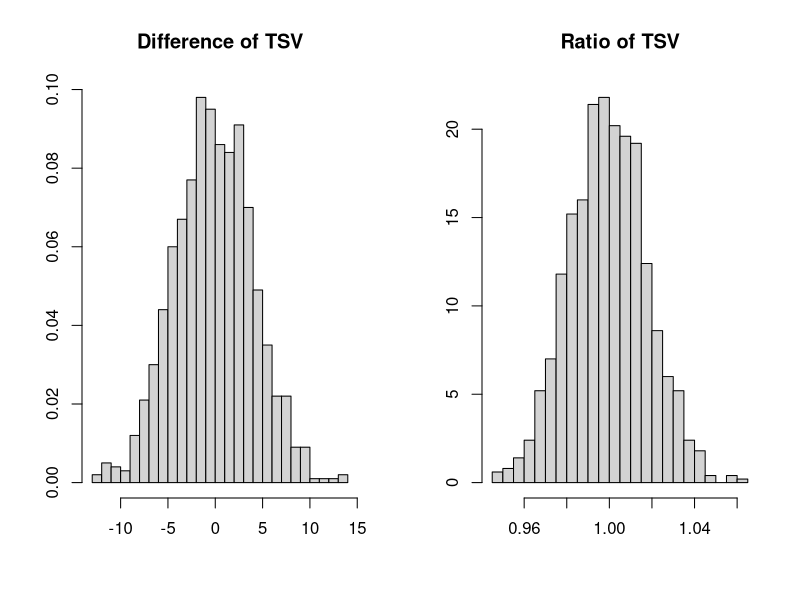
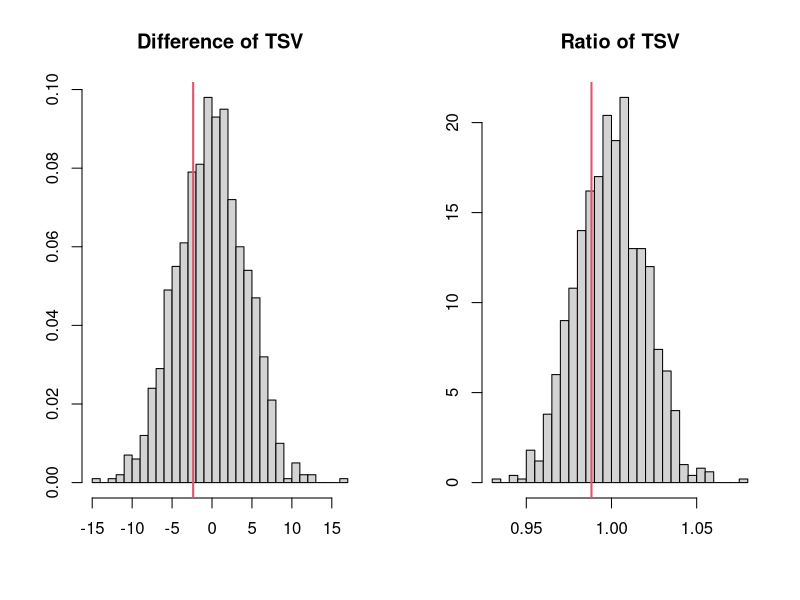
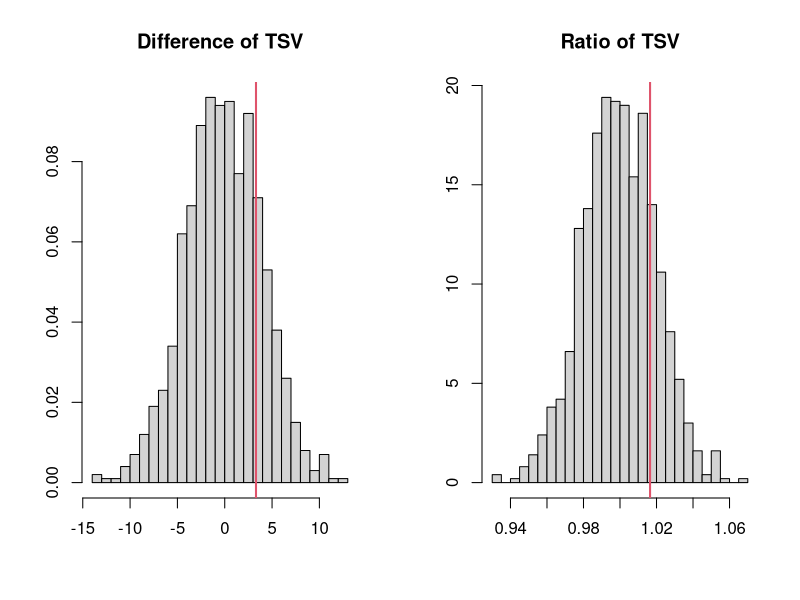
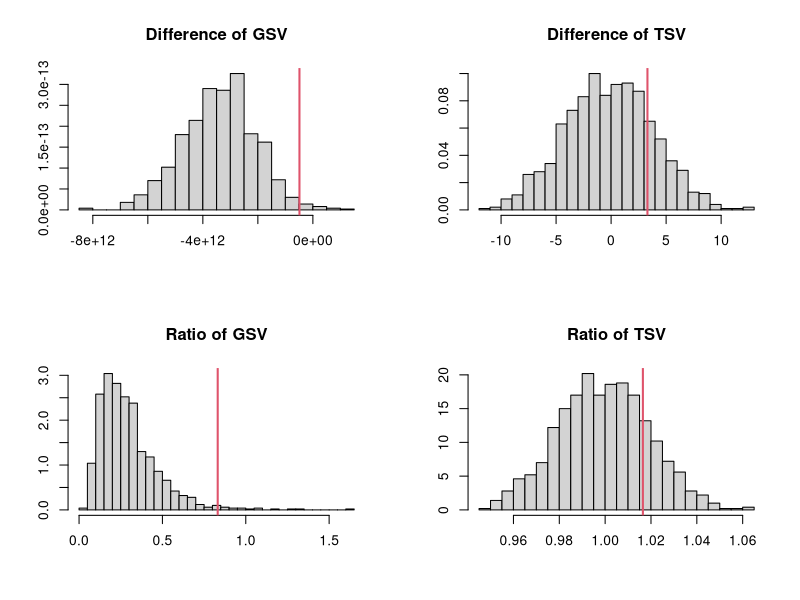
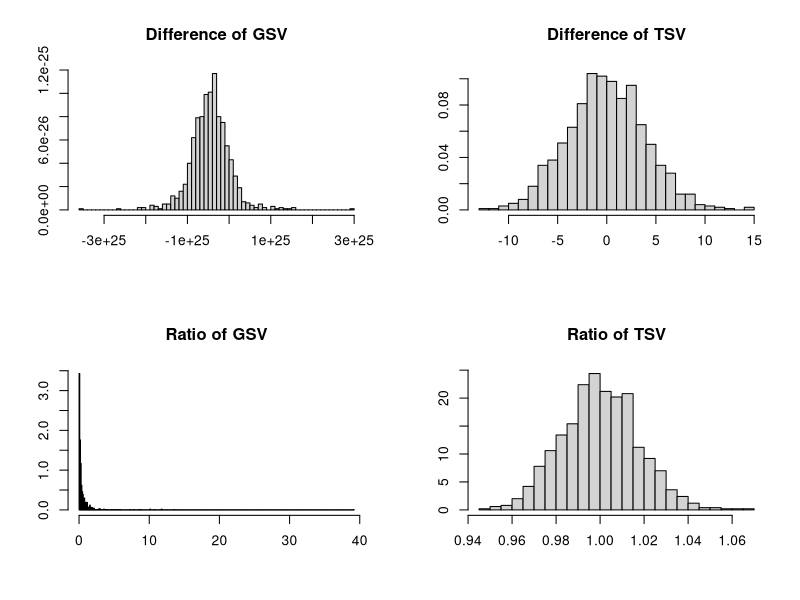
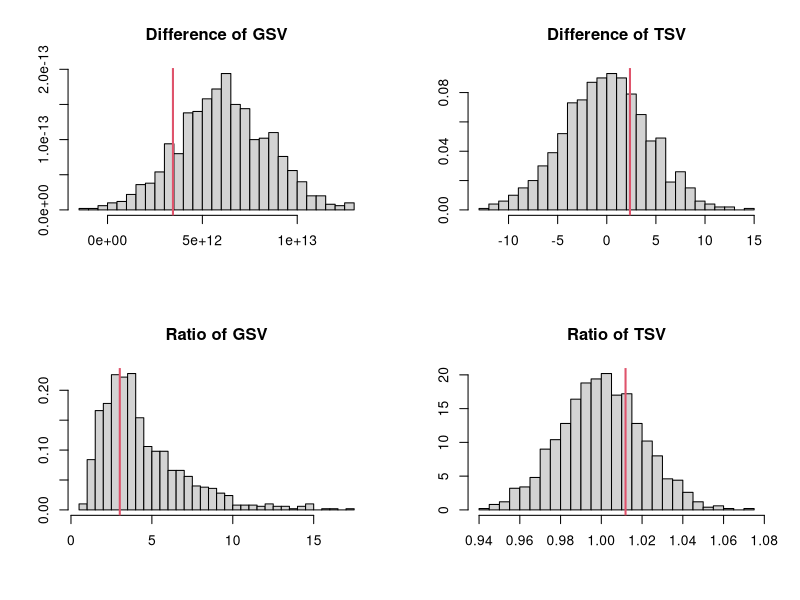

The R source for these figures, in order:


######################################
##Just generating a couple of dummy
##datasets to work with
######################################

library(mnormt)
set.seed(77)

n1=500
n2=1000

#These two sets have different means and different covariances, different sample sizes
mean1=seq(1, 100, by=2)
mean2=seq(2, 101, by=2)

Sig1=diag(sqrt(1:50), nrow=length(mean1), ncol=length(mean1))
Sig2=4*exp(-3*as.matrix(dist(1:50)/10))
#round((distance)[1:5,1:5],2)


#These two sets have different means and different variances, different sample sizes
#For this set, we want to reject the null hypothesis.
set.a=rmnorm(n1, mean=mean1, varcov=Sig1)
set.b=rmnorm(n2, mean=mean2, varcov=Sig2)


#These two sets have different means but the same variances, different sample sizes
#For this set, we want to fail to reject the null hypothesis.
set.c=rmnorm(n1, mean=mean1, varcov=Sig2)
set.d=rmnorm(n2, mean=mean2, varcov=Sig2)


#These two sets have the same means and the same variances, different sample sizes
#For this set, we want to fail to reject the null hypothesis.
set.e=rmnorm(n1, mean=mean2, varcov=Sig2)
set.f=rmnorm(n2, mean=mean2, varcov=Sig2)



###############################################
#Calculating the observed (sample) statistics
###############################################

#Generalized sample variance (GSV)

GSV.a=det(cov(set.a))
GSV.b=det(cov(set.b))
GSV.a
GSV.b

#Total sample variance (TSV)

TSV.a=sum(diag(cov(set.a)))
TSV.b=sum(diag(cov(set.b)))
TSV.a
TSV.b


#Generalized sample variance (GSV)

GSV.c=det(cov(set.c))
GSV.d=det(cov(set.d))
GSV.c
GSV.d

#Total sample variance (TSV)

TSV.c=sum(diag(cov(set.c)))
TSV.d=sum(diag(cov(set.d)))
TSV.c
TSV.d



#Generalized sample variance (GSV)

GSV.e=det(cov(set.e))
GSV.f=det(cov(set.f))
GSV.e
GSV.f
GSV.e-GSV.f
GSV.e/GSV.f

#Total sample variance (TSV)

TSV.e=sum(diag(cov(set.e)))
TSV.f=sum(diag(cov(set.f)))
TSV.e
TSV.f

TSV.e-TSV.f
TSV.e/TSV.f



#Be sure to put the dataset in the first slot that has the larger observed TSV.

compare.set.variability=function(dataset1, dataset2, type, BB){
	#type can be one of "greater" or "not.equal"
	
	#Observed statistics
	diff.TSV.obs=sum(diag(cov(dataset1)))-sum(diag(cov(dataset2)))	
	ratio.TSV.obs=sum(diag(cov(dataset1)))/sum(diag(cov(dataset2)))	
	
	#Combinining all of the data into one set
	all.data=rbind(dataset1,dataset2)
	nn1=dim(dataset1)[1]
	nn2=dim(dataset2)[1]
	nn.total=nn1+nn2
	
	
	#Resampling
	diff.TSV.permute=array()
	ratio.TSV.permute=array()
	
	for(i in 1:BB){
		first.set=sample(1:nn.total, nn1, replace=FALSE)
		second.set=setdiff(1:nn.total, first.set)
		permute.set1=all.data[first.set,]
		permute.set2=all.data[second.set,]
		
		diff.TSV.permute[i]=sum(diag(cov(permute.set1)))-sum(diag(cov(permute.set2)))			
		ratio.TSV.permute[i]=sum(diag(cov(permute.set1)))/sum(diag(cov(permute.set2)))	
			
	}
	
	par(mfrow=c(1,2))
	hist(diff.TSV.permute, breaks="FD", xlab="", ylab="", freq=F, main="Difference of TSV")
	abline(v=diff.TSV.obs, col=2, lwd=2)
	print(c(diff.TSV.obs))
	
	hist(ratio.TSV.permute, breaks="FD", xlab="", ylab="", freq=F, main="Ratio of TSV")
	abline(v=ratio.TSV.obs, col=2, lwd=2)
	print(c(ratio.TSV.obs))
	
	
	if(type=="greater"){

		pval.TSV.diff=length(which(diff.TSV.permute>(diff.TSV.obs)))/BB
		pval.TSV.ratio=length(which(ratio.TSV.permute>(ratio.TSV.obs)))/BB
		
		}
	 # if(type=="not.equal"){
		 # pval.GSV=length(which(diff.GSV.permute>abs(diff.GSV.obs)) && which(diff.GSV.permute < -abs(diff.GSV.obs)))/BB
		 # pval.TSV=length(which(diff.TSV.permute>abs(diff.TSV.obs)) && which(diff.TSV.permute < -abs(diff.TSV.obs)))/BB
		 # }
		
	return(c(pval.TSV.diff, pval.TSV.ratio))
	
	
}




compare.set.variability(set.a, set.b, type="greater", BB=1000)  #Want to reject
compare.set.variability(set.c, set.d, type="greater", BB=1000)	#Want to FTR
compare.set.variability(set.e, set.f, type="greater", BB=1000)	#Want to FTR












###############################################
#The difference and ratio in GSV's are not centered at 
#zero and one under the null, respectively, and are unstable.
#So the code below this line is OLD. It includes GSV results.
###############################################


compare.set.variability=function(dataset1, dataset2, type, BB){
	#type can be one of "greater" or "not.equal"
	
	#Observed statistics
	diff.GSV.obs=det(cov(dataset1))-det(cov(dataset2))
	diff.TSV.obs=sum(diag(cov(dataset1)))-sum(diag(cov(dataset2)))	
	
	ratio.GSV.obs=det(cov(dataset1))/det(cov(dataset2))
	ratio.TSV.obs=sum(diag(cov(dataset1)))/sum(diag(cov(dataset2)))	
	
	#Combinining all of the data into one set
	all.data=rbind(dataset1,dataset2)
	nn1=dim(dataset1)[1]
	nn2=dim(dataset2)[1]
	nn.total=nn1+nn2
	
	
	#Resampling
	diff.GSV.permute=array()
	diff.TSV.permute=array()
	
	ratio.GSV.permute=array()
	ratio.TSV.permute=array()
	
	for(i in 1:BB){
		first.set=sample(1:nn.total, nn1, replace=FALSE)
		second.set=setdiff(1:nn.total, first.set)
		permute.set1=all.data[first.set,]
		permute.set2=all.data[second.set,]
		
		diff.GSV.permute[i]=det(cov(permute.set1))-det(cov(permute.set2))
		diff.TSV.permute[i]=sum(diag(cov(permute.set1)))-sum(diag(cov(permute.set2)))	
		
		ratio.GSV.permute[i]=det(cov(permute.set1))/det(cov(permute.set2))
		ratio.TSV.permute[i]=sum(diag(cov(permute.set1)))/sum(diag(cov(permute.set2)))	
			
	}
	
	par(mfrow=c(2,2))
	hist(diff.GSV.permute, breaks="FD", xlab="", ylab="", freq=F, main="Difference of GSV")
	abline(v=diff.GSV.obs, col=2, lwd=2)
	hist(diff.TSV.permute, breaks="FD", xlab="", ylab="", freq=F, main="Difference of TSV")
	abline(v=diff.TSV.obs, col=2, lwd=2)
	print(c(diff.GSV.obs, diff.TSV.obs))
	
	hist(ratio.GSV.permute, breaks="FD", xlab="", ylab="", freq=F, main="Ratio of GSV")
	abline(v=ratio.GSV.obs, col=2, lwd=2)
	hist(ratio.TSV.permute, breaks="FD", xlab="", ylab="", freq=F, main="Ratio of TSV")
	abline(v=ratio.TSV.obs, col=2, lwd=2)
	print(c(ratio.GSV.obs, ratio.TSV.obs))
	
	
	
	
	if(type=="greater"){
		pval.GSV=length(which(diff.GSV.permute>(diff.GSV.obs)))/BB
		pval.TSV=length(which(diff.TSV.permute>(diff.TSV.obs)))/BB
		
		pval.GSV2=length(which(ratio.GSV.permute>(ratio.GSV.obs)))/BB
		pval.TSV2=length(which(ratio.TSV.permute>(ratio.TSV.obs)))/BB
		
		}
	 # if(type=="not.equal"){
		 # pval.GSV=length(which(diff.GSV.permute>abs(diff.GSV.obs)) && which(diff.GSV.permute < -abs(diff.GSV.obs)))/BB
		 # pval.TSV=length(which(diff.TSV.permute>abs(diff.TSV.obs)) && which(diff.TSV.permute < -abs(diff.TSV.obs)))/BB
		 # }
		
	return(c(pval.GSV, pval.TSV, pval.GSV2, pval.TSV2))
	
	
}



compare.set.variability(set.e, set.f, type="greater", BB=1000)
compare.set.variability(set.a, set.b, type="greater", BB=1000)
compare.set.variability(set.d, set.c, type="greater", BB=1000)











